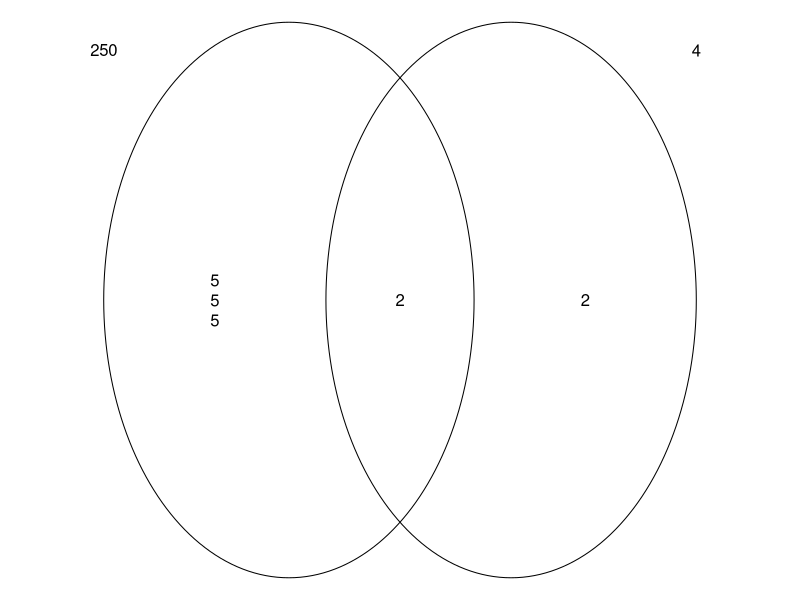

R code for this plot:
## ---- chunk 1
gcd2 <- function(a, b) {
  if (b == 0) a else Recall(b, a %% b)
}
gcd <- function(...) Reduce(gcd2, c(...))
while(T){
    primes = c(2,3,5,7,11)
    n1 = sample(2:6,1)
    n2 = sample(2:6,1)
    p1 = sample(primes,n1,T,c(8,4,6,1,1))
    p2 = sample(primes,n2,T,c(8,4,6,1,1))
    c1 = prod(p1)
    c2 = prod(p2)
    gcf = gcd2(c1,c2)
    lcm = c1*c2/gcf
    if(gcf>1 && sum(c1==7)<2 && sum(c1==11)<2 && sum(c2==7)<2 && sum(c2==11)<2 && c1<400 && c2<400 && lcm>max(c(c1,c2))){break}
}


## ---- chunk 2
vals1 = sort(unique(p1))
cnts1 = numeric()
for(v in vals1){
    cnts1 = c(cnts1,sum(p1==v))
}
ex1 = paste0(vals1,"^{",cnts1,"}",collapse="\\cdot ")

vals2 = sort(unique(p2))
cnts2 = numeric()
for(v in vals2){
    cnts2 = c(cnts2,sum(p2==v))
}
ex2 = paste0(vals2,"^{",cnts2,"}",collapse="\\cdot ")

vals3 = unique(c(p1,p2))
cnts3 = numeric()
p3 = numeric()

Acnt = cnts1
Bcnt = cnts2

for(v in vals3){
    beep = min(c(sum(p1==v),sum(p2==v)))
    cnts3 = c(cnts3,beep)
    p3 = c(p3,rep(v,beep))
    Acnt[vals1==v] = Acnt[vals1==v]-beep
    Bcnt[vals2==v] = Bcnt[vals2==v]-beep
}
ex2 = paste0(vals2,"^{",cnts2,"}",collapse="\\cdot ")

pA = numeric()
pB = numeric()

for(i in vals1){
    pA = c(pA,rep(i,Acnt[vals1==i]))
}

for(i in vals2){
    pB = c(pB,rep(i,Bcnt[vals2==i]))
}

## ---- chunk 3
par(mar=c(0,0,0,0))
plot(0,0,type="n",axes=F,ann=F,xlim=c(0,2),ylim=c(0,1))
th = seq(0,2*pi,pi/100)
lines(0.5*cos(th)+0.7,0.5*sin(th)+0.5)
lines(0.5*cos(th)+1.3,0.5*sin(th)+0.5)
txi = paste0(sort(p3),collapse="\n")
text(1,0.5,txi)
txa = paste0(sort(pA),collapse="\n")
text(0.5,0.5,txa)
txb = paste0(sort(pB),collapse="\n")
text(1.5,0.5,txb)
text(0.2,0.95,c1)
text(1.8,0.95,c2)
